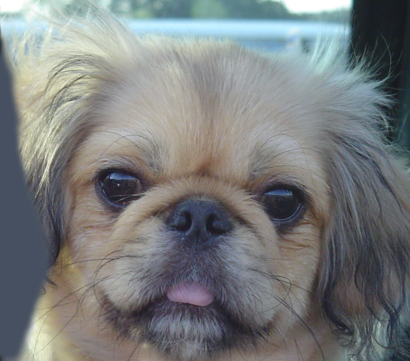
#> input picture hw1/Assignment 1 code(1)/Assignment-1/data/dog.bmp, 410 x 361 px
$ jupyter execute --allow-errors proj1.ipynb   (shell and % lines are left out)
#> lines starting #> are read from the running program, lines starting #| are printed output that depends on the picture
### hw1/Assignment 1 code(1)/Assignment-1/code/utils.py
import cv2
import numpy as np

def vis_hybrid_image(hybrid_image):
  scales = 5
  scale_factor = 0.5
  padding = 5
  original_height = hybrid_image.shape[0]
  num_colors = 1 if hybrid_image.ndim == 2 else 3

  output = np.copy(hybrid_image)
  cur_image = np.copy(hybrid_image)
  for scale in range(2, scales+1):
    # add padding
    output = np.hstack((output, np.ones((original_height, padding, num_colors),
                                        dtype=np.float32)))

    # downsample image
    cur_image = cv2.resize(cur_image, (0, 0), fx=scale_factor, fy=scale_factor)

    # pad the top to append to the output
    pad = np.ones((original_height-cur_image.shape[0], cur_image.shape[1],
                   num_colors), dtype=np.float32)
    tmp = np.vstack((pad, cur_image))
    output = np.hstack((output, tmp))

  return output

def im2single(im):
  im = im.astype(np.float32) / 255
  return im

def single2im(im):
  im *= 255
  im = im.astype(np.uint8)
  return im

def load_image(path):
  return im2single(cv2.imread(path))[:, :, ::-1]

def save_image(path, im):
  return cv2.imwrite(path, single2im(im.copy())[:, :, ::-1])

# [4 lines left out: function im_range, not called in this run]

### hw1/Assignment 1 code(1)/Assignment-1/code/student_code.py
import numpy as np
## 这个是比较快的大矩阵乘法版本
def my_imfilter(image, filter):

  """
  Apply a filter to an image. Return the filtered image.

  Args
  - image: numpy nd-array of dim (m, n, c)
  - filter: numpy nd-array of dim (k, k)
  Returns
  - filtered_image: numpy nd-array of dim (m, n, c)

  HINTS:
  - You may not use any libraries that do the work for you. Using numpy to work
   with matrices is fine and encouraged. Using opencv or similar to do the
   filtering for you is not allowed.
  - I encourage you to try implementing this naively first, just be aware that
   it may take an absurdly long time to run. You will need to get a function
   that takes a reasonable amount of time to run so that the TAs can verify
   your code works.
  - Remember these are RGB images, accounting for the final image dimension.
  """
  assert filter.shape[0] % 2 == 1
  assert filter.shape[1] % 2 == 1

  origin_shape = image.shape[:2]
  padding = [int((filter.shape[0]-1) // 2), int((filter.shape[1]-1) // 2)]
  image = np.pad(image, [
    (padding[0], padding[0]),
    (padding[1], padding[1]),
    (0, 0) # 在channel不会进行填充
  ])
  krnl_h = filter.shape[0]
  krnl_w = filter.shape[1]
  final_shape = (origin_shape[0], origin_shape[1], krnl_h, krnl_w)
  channel_array = []
  for i in range(image.shape[-1]):

    img_one_channel = (image[:,:,i]).copy() # 没有这个copy简直是世纪大坑，直接切片不会复制内存,大部分情况不会错，但是遇到stride_tricks直接出问题
    # print(f"img_one_channel shape : {img_one_channel.shape}")
    assert len(img_one_channel.shape) == 2

    strides = np.array([img_one_channel.shape[1], 1, img_one_channel.shape[1], 1]) * img_one_channel.itemsize

    img_neighoured = np.lib.stride_tricks.as_strided(img_one_channel, final_shape, strides)

    # 这个numpy库做并行化处理，就是搞成一个大矩阵，可以理解成截取大矩阵的方式
    #然后kernel复制很多遍，这个直接对应元素相乘，就会变快
    # print(img_neighoured.shape)
    filtered_image = np.sum(np.sum(img_neighoured * filter, -1), -1)
    channel_array.append(filtered_image.reshape(filtered_image.shape[0],filtered_image.shape[1],1))
    # print(filtered_image.reshape(filtered_image.shape[0],filtered_image.shape[1],1).shape)
  if len(channel_array) == 1:
    return channel_array[0]
  else:
    final_img = channel_array[0]
    for index in range(1,len(channel_array)):
      final_img = np.concatenate([final_img,channel_array[index]],axis=2) # concatenate的巨坑传入只有一个参数
    return final_img
## 这个是比较慢的矩阵对应相乘版本
# [66 lines left out: functions my_imfilter2, my_imfilter3, not called in this run]


  ### END OF STUDENT CODE ####
  ############################


def create_hybrid_image(image1, image2, filter):
  """
  Takes two images and creates a hybrid image. Returns the low
  frequency content of image1, the high frequency content of
  image 2, and the hybrid image.

  Args
  - image1: numpy nd-array of dim (m, n, c)
  - image2: numpy nd-array of dim (m, n, c)
  Returns
  - low_frequencies: numpy nd-array of dim (m, n, c)
  - high_frequencies: numpy nd-array of dim (m, n, c)
  - hybrid_image: numpy nd-array of dim (m, n, c)

  HINTS:
  - You will use your my_imfilter function in this function.
  - You can get just the high frequency content of an image by removing its low
    frequency content. Think about how to do this in mathematical terms.
  - Don't forget to make sure the pixel values are >= 0 and <= 1. This is known
    as 'clipping'.
  - If you want to use images with different dimensions, you should resize them
    in the notebook code.
  """

  assert image1.shape[0] == image2.shape[0]
  assert image1.shape[1] == image2.shape[1]
  assert image1.shape[2] == image2.shape[2]

  ############################
  ### TODO: YOUR CODE HERE ###

  low_frequencies = my_imfilter(image1,filter)
  low_frequencies2 = my_imfilter(image2, filter)
  high_frequencies = image2 - low_frequencies2
  low_frequencies = low_frequencies.clip(0,1)
  high_frequencies = high_frequencies.clip(0,1)
  hybrid_image = low_frequencies + high_frequencies
  hybrid_image = hybrid_image.clip(0,1)
  ### END OF STUDENT CODE ####
  ############################

  return low_frequencies, high_frequencies, hybrid_image

### hw1/Assignment 1 code(1)/Assignment-1/code/proj1.ipynb
# CS 6476 Project 1: Image Filtering and Hybrid Images

All projects in this course will be done with these iPython notebooks. These are convenient ways for you to quickly and easily interact with the code. A notebook contains many blocks of code, each of which can be run independently. You can run a cell with ctrl+enter or shift+enter (to move to the next cell).

If there are any notes you wish to leave for the TAs as they test your code, you may leave them here.

## Setup

[cell 1]
import cv2
import numpy as np
import matplotlib
import matplotlib.pyplot as plt
from utils import vis_hybrid_image, load_image, save_image, im_range
from student_code import my_imfilter, create_hybrid_image, my_imfilter2

image1 = load_image('../data/dog.bmp')
image2 = load_image('../data/cat.bmp')
#> call 2 of load_image, with path = '../data/cat.bmp'
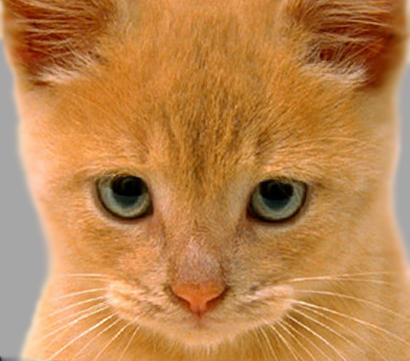
#> input picture hw1/Assignment 1 code(1)/Assignment-1/data/cat.bmp, 410 x 361 px

# display the dog and cat images
plt.figure(figsize=(3,3)); plt.imshow((image1*255).astype(np.uint8));
plt.figure(figsize=(3,3)); plt.imshow((image2*255).astype(np.uint8));

image_plane = load_image('../data/plane.bmp')
#> call 3 of load_image, with path = '../data/plane.bmp'
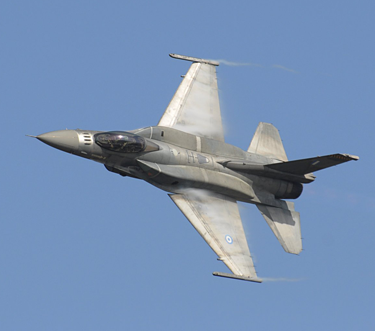
#> input picture hw1/Assignment 1 code(1)/Assignment-1/data/plane.bmp, 375 x 331 px
image_bird = load_image('../data/bird.bmp')
#> call 4 of load_image, with path = '../data/bird.bmp'
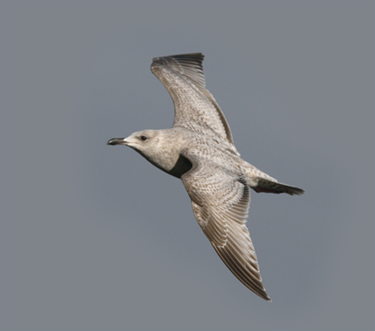
#> input picture hw1/Assignment 1 code(1)/Assignment-1/data/bird.bmp, 375 x 331 px
image_fish = load_image('../data/fish.bmp')
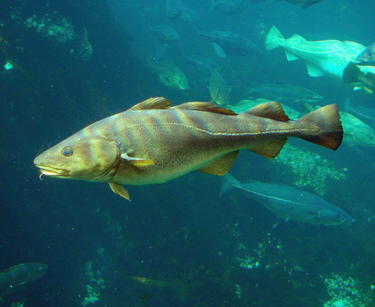
#> input picture hw1/Assignment 1 code(1)/Assignment-1/data/fish.bmp, 375 x 307 px
image_submarine = load_image('../data/submarine.bmp')
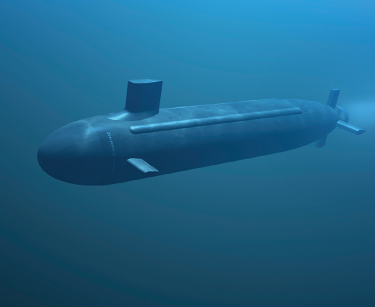
#> input picture hw1/Assignment 1 code(1)/Assignment-1/data/submarine.bmp, 375 x 307 px

## Create filter

[cell 2]
cutoff_frequency = 7
filter = cv2.getGaussianKernel(ksize=cutoff_frequency*4+1,
                               sigma=cutoff_frequency)
filter = np.dot(filter, filter.T)

# let's take a look at the filter!
plt.figure(figsize=(4,4)); plt.imshow(filter);

## Apply filter to image
Both functions you need to implement in this project can be found in _student_\__code.py_. Start by implementing _my_\__imfilter_, which takes both a filter and an image, and returns the filtered image. This code block will use your _my_\__imfilter_ function to create and display a blurry version of the dog image.

[cell 3]
## 下面是时间测试：
import time
test_image = cv2.resize(image1, (0, 0), fx=2, fy=2)
t = time.time()
#> (the rest of this cell did not finish here and is left out)

#> the loop in my_imfilter, `for i in range(image.shape[-1]): ` made 1 pass
#> strides on pass 1: [3392, 4, 3392, 4]
#> after the loop in my_imfilter, `for i in range(image.shape[-1]):`: channel_array = []
t = time.time() - t
print('better filter {:f} seconds'.format(t))
t = time.time()
large_blur_image = my_imfilter2(test_image, filter)
t = time.time() - t
print('the simplest way to realize {:f} seconds'.format(t))

[cell 4]
blurry_dog = my_imfilter(image1, filter)
#> after the loop in my_imfilter (call 2), `for i in range(image.shape[-1]):`:
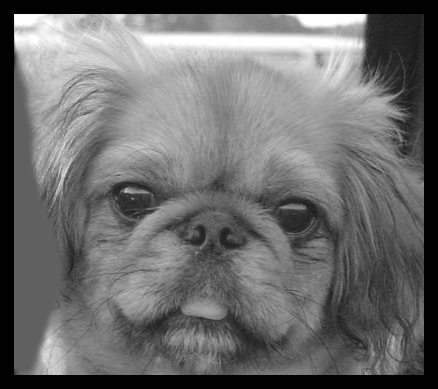
#> img_one_channel: shape (389, 438) float32; min 0, max 1, mean 0.426
#> after the loop in my_imfilter (call 2), `for i in range(image.shape[-1]):`: channel_array = 3 items
#> the loop in my_imfilter (call 2), `for index in range(1,len(channel_array)):` made 2 passes
plt.figure(); plt.imshow((blurry_dog*255).astype(np.uint8));

## Create hybrid image
Next, implement _create_\__hybrid_\__image_, which takes two images and makes a hybrid image using the low frequency content from one image and the high frequency content from another.

[cell 5]
low_frequencies, high_frequencies, hybrid_image = create_hybrid_image(image1, image2, filter)
#> the loop in my_imfilter (call 4), `for i in range(image.shape[-1]): ` made 3 passes
#> pass 1, in my_imfilter (call 4), `img_one_channel = (image[:,:,i]).copy()`:
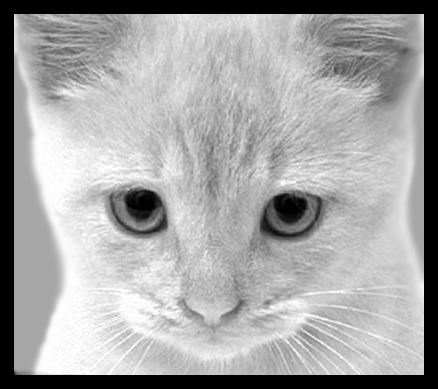
#> img_one_channel: shape (389, 438) float32; min 0, max 1, mean 0.641
#> after the loop in my_imfilter (call 4), `for i in range(image.shape[-1]):`:
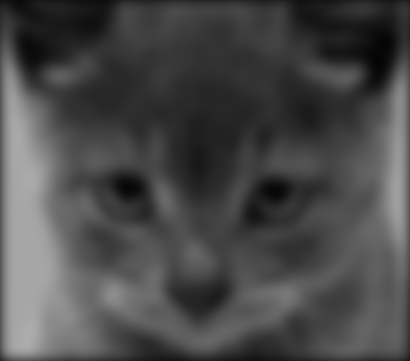
#> filtered_image: shape (361, 410) float64; min 0.0207, max 0.676, mean 0.291
#> after the loop in my_imfilter (call 4), `for i in range(image.shape[-1]):`:
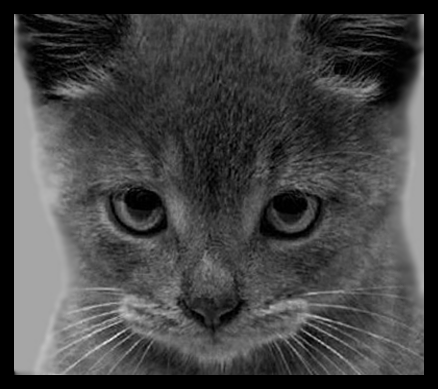
#> img_one_channel: shape (389, 438) float32; min 0, max 0.918, mean 0.263
#> the loop in my_imfilter (call 4), `for index in range(1,len(channel_array)):` made 2 passes
vis = vis_hybrid_image(hybrid_image)
#> the loop in vis_hybrid_image, `for scale in range(2, scales+1):` made 4 passes
#> pass 1, in vis_hybrid_image, `tmp = np.vstack((pad, cur_image))`:
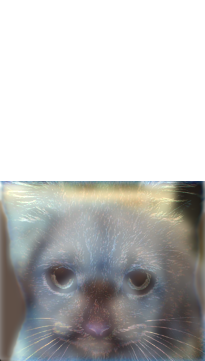
#> tmp: shape (361, 205, 3) float64; mean of channels 0, 1, 2 0.751, 0.755, 0.755; drawn as B, G, R


# self:
low_frequencies, high_frequencies, hybrid_image = create_hybrid_image(image_fish, image_submarine, filter)
vis2 = vis_hybrid_image(hybrid_image)

low_frequencies, high_frequencies, hybrid_image = create_hybrid_image(image_plane, image_bird, filter)
vis3 = vis_hybrid_image(hybrid_image)

[cell 6]
plt.figure(); plt.imshow((low_frequencies*255).astype(np.uint8));
plt.figure(); plt.imshow((high_frequencies*255).astype(np.uint8));

## Show results

[cell 7]
# 检查高频、低频图像是否正确，若不正确请检查是否已调整图像强度值到[0,1]范围内

plt.figure(figsize=(20, 20)); plt.imshow(vis);

plt.figure(figsize=(20, 20)); plt.imshow(vis2);
plt.figure(figsize=(20, 20)); plt.imshow(vis3);

## Save results

[cell 8]
save_image('../results/low_frequencies.jpg', low_frequencies)
save_image('../results/high_frequencies.jpg', high_frequencies)
save_image('../results/hybrid_image.jpg', hybrid_image)
save_image('../results/hybrid_image_scales.jpg', vis)
save_image('../results/hybrid_image_scales2.jpg', vis2)
save_image('../results/hybrid_image_scales3.jpg', vis3)
#> Out = True
